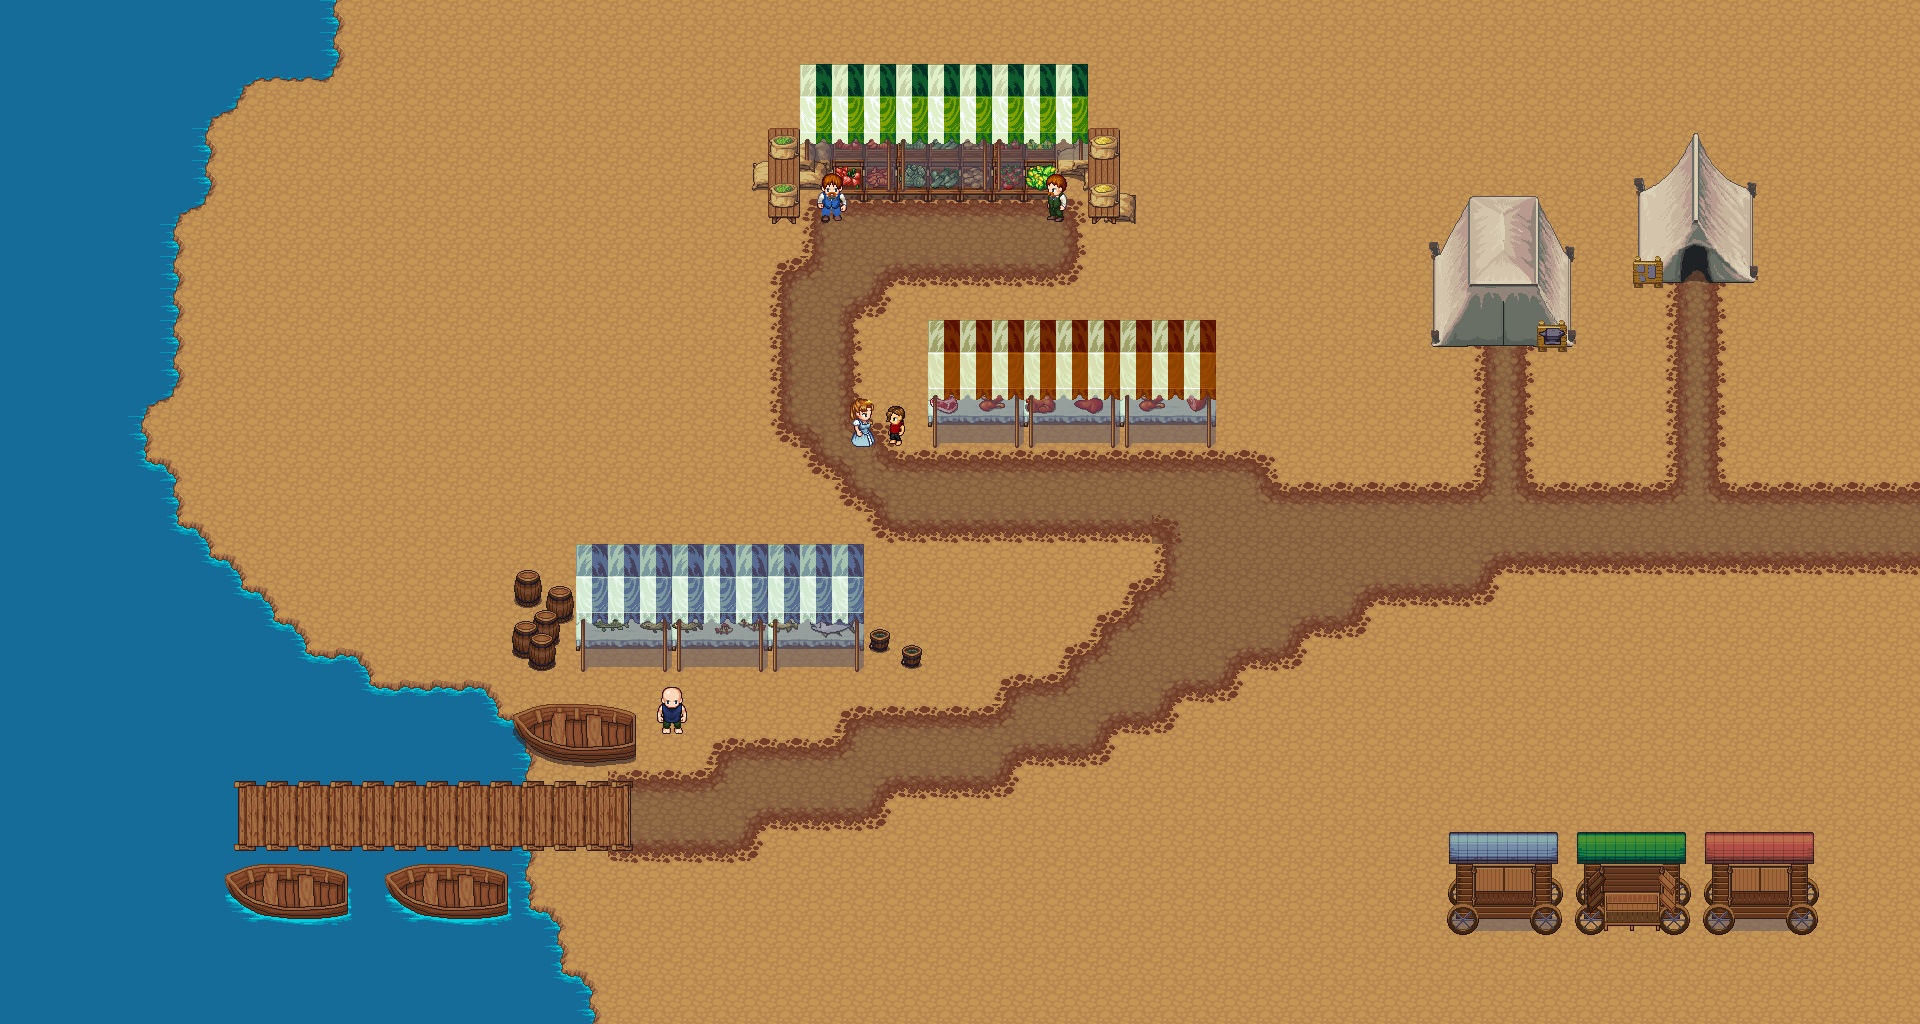

Tiled map render using the project's own tile images. Description and the map definition, with tile-layer contents summarised, below:
An orthogonal 60x32 tile map with 32x32 px tiles, 8 tile layers (Hintergrund, Hintergrund2, Stand1, Lebensmittel, ...), 13 tilesets and 51 objects (Vegetables, Meat, Fish, Second hand market, Warehouse, ...).

<map version="1.2" tiledversion="1.2.1" orientation="orthogonal" renderorder="left-up" width="60" height="32" tilewidth="32" tileheight="32" infinite="0" nextlayerid="18" nextobjectid="116">
 <tileset firstgid="1" source="dirt.tsx" />
 <tileset firstgid="19" source="dirt2.tsx" />
 <tileset firstgid="37" source="grass.tsx" />
 <tileset firstgid="55" source="water.tsx" />
 <tileset firstgid="73" source="marked_fishes.tsx" />
 <tileset firstgid="473" source="items.tsx" />
 <tileset firstgid="1497" source="buckets.tsx" />
 <tileset firstgid="1503" source="barrel.tsx" />
 <tileset firstgid="1511" source="fisher.tsx" />
 <tileset firstgid="1655" source="market child.tsx" />
 <tileset firstgid="1799" source="vegetableMerchant.tsx" />
 <tileset firstgid="2891" source="princess.tsx" />
 <tileset firstgid="3035" source="vegetableMerchant2.tsx" />
 <layer id="1" name="Hintergrund" width="60" height="32">
  <data>[1920 cells, 1920 non-empty, 4 distinct tile ids]</data>
 </layer>
 <layer id="8" name="Hintergrund2" width="60" height="32">
  <data>[1920 cells, 244 non-empty, 26 distinct tile ids]</data>
 </layer>
 <layer id="10" name="Stand1" width="60" height="32">
  <data>[1920 cells, 173 non-empty, 116 distinct tile ids]</data>
 </layer>
 <layer id="7" name="Lebensmittel" width="60" height="32">
  <data>[1920 cells, 40 non-empty, 37 distinct tile ids]</data>
 </layer>
 <layer id="11" name="Stand2" width="60" height="32">
  <data>[1920 cells, 105 non-empty, 31 distinct tile ids]</data>
 </layer>
 <layer id="16" name="NPC" width="60" height="32">
  <data>[1920 cells, 16 non-empty, 16 distinct tile ids]</data>
 </layer>
 <layer id="17" name="NPC2" width="60" height="32">
  <data>[1920 cells, 4 non-empty, 4 distinct tile ids]</data>
 </layer>
 <objectgroup id="13" name="WaterAndWalls">
  <object id="21" x="576" y="567" width="286" height="80" />
  <object id="22" x="928" y="344.333" width="288" height="79.6667" />
  <object id="23" x="800.667" y="87.6667" width="287.333" height="72.3333" />
  <object id="31" x="1434" y="250" width="135.333" height="86.6667" />
  <object id="32" x="1434" y="319.333" width="37.3333" height="26.6667" />
  <object id="33" x="1536.67" y="319.333" width="29.3333" height="32" />
  <object id="36" x="1638" y="187.333" width="113.333" height="87.3333" />
  <object id="37" x="1722" y="255.333" width="29.3333" height="26.6667" />
  <object id="41" x="1447.33" y="873.667" width="371.333" height="56" />
  <object id="45" x="-1" y="843" width="530" height="180" />
  <object id="51" x="237" y="686.333" width="257.333" height="102.667" />
  <object id="57" x="129" y="463" width="60" height="60" />
  <object id="58" x="-1" y="-1" width="344" height="86" />
  <object id="62" x="-1" y="83" width="214" height="130" />
  <object id="63" x="-1" y="203" width="186" height="200" />
  <object id="64" x="-1" y="395" width="158" height="180" />
  <object id="71" x="495" y="707" width="138" height="56" />
  <object id="73" x="514" y="576.214" width="56.8295" height="81.4332" rotation="0.532214" />
  <object id="74" x="873" y="631" width="14" height="20" />
  <object id="75" x="906" y="647" width="12" height="20" />
  <object id="76" x="482" y="754" width="48" height="34" />
  <object id="78" x="310.142" y="648.412" width="62.6576" height="41.3245" rotation="-359.623" />
  <object id="80" x="0" y="708" width="240" height="134" />
  <object id="82" x="245.698" y="71.06" width="45.2362" height="61.0449" rotation="-270.413" />
  <object id="84" x="568.631" y="900.591" width="121.174" height="60.0014" rotation="-270.542" />
  <object id="89" x="550" y="968" width="50" height="56" />
  <object id="92" x="528" y="843" width="102" height="10" />
  <object id="93" x="524" y="775" width="106" height="14" />
  <object id="94" x="128.667" y="514.667" width="88" height="66.6667" />
  <object id="95" x="-0.666667" y="554.667" width="246.667" height="165.333" />
  <object id="96" x="230" y="584" width="49.3333" height="48" />
  <object id="97" x="234" y="616" width="76" height="70.6667" />
  <object id="98" x="833.5" y="160" width="222" height="41" />
  <object id="110" x="661" y="704.5" width="21" height="27" />
  <object id="111" x="853" y="416.5" width="19" height="30" />
  <object id="112" x="890" y="416.5" width="12" height="29" />
  <object id="113" x="821" y="193.5" width="20" height="27" />
  <object id="114" x="1048" y="192.5" width="15" height="28" />
 </objectgroup>
 <objectgroup id="14" name="market">
  <object id="24" x="767.5" y="128.5" width="32" height="90" />
  <object id="25" name="Vegetables" x="831.5" y="177.833" width="223.667" height="38.6666" />
  <object id="26" x="1087.5" y="128.5" width="32" height="88" />
  <object id="28" name="Meat" x="937.5" y="392.5" width="269" height="53" />
  <object id="29" name="Fish" x="581.333" y="616.5" width="276" height="55" />
  <object id="38" name="Second hand market" x="1663.34" y="267.333" width="58.6666" height="30.6666" />
  <object id="39" name="Warehouse" x="1472.67" y="332" width="62.6667" height="25.3333" />
  <object id="91" x="1632.67" y="256" width="29.3333" height="30.6667" />
 </objectgroup>
 <objectgroup id="15" name="NPC">
  <object id="101" name="Theodor" x="815.333" y="222" width="34.6667" height="14.6667" />
  <object id="103" name="Oscar" x="1036.67" y="221" width="37.3333" height="17" />
  <object id="104" name="Elisabeth" x="843.333" y="444" width="34.6667" height="20.6667" />
  <object id="105" name="Fridolin" x="879.333" y="444.333" width="30.6667" height="15" />
  <object id="106" name="Mike" x="646.667" y="732.333" width="49.3333" height="23" />
 </objectgroup>
 <layer id="6" name="Hafen" width="60" height="32">
  <data>[1920 cells, 55 non-empty, 17 distinct tile ids]</data>
 </layer>
</map>
